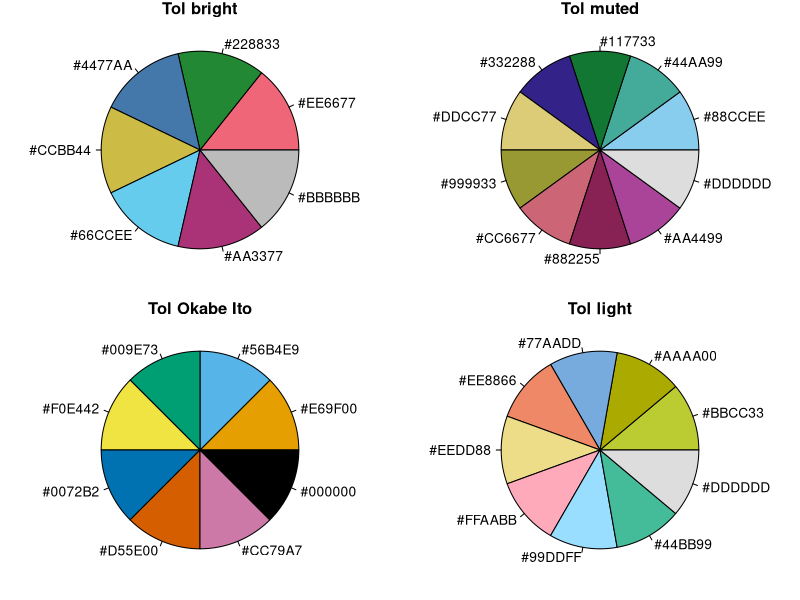
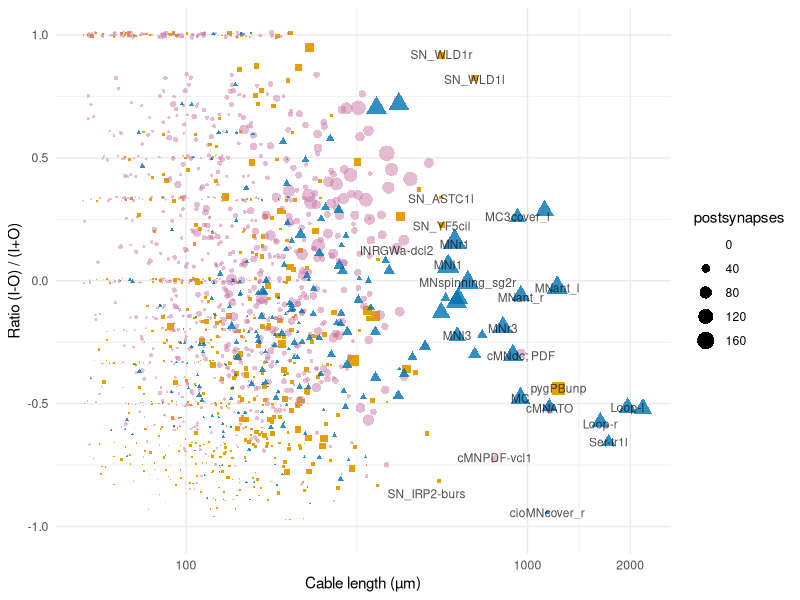
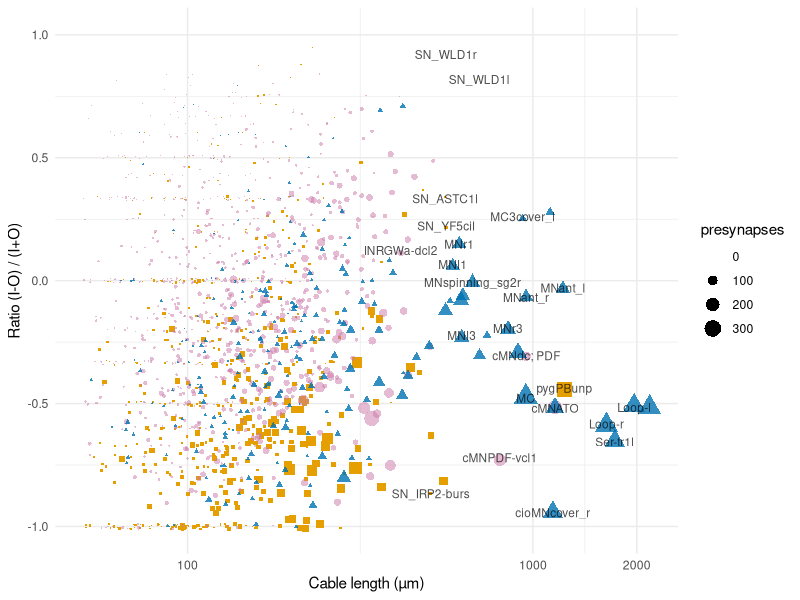
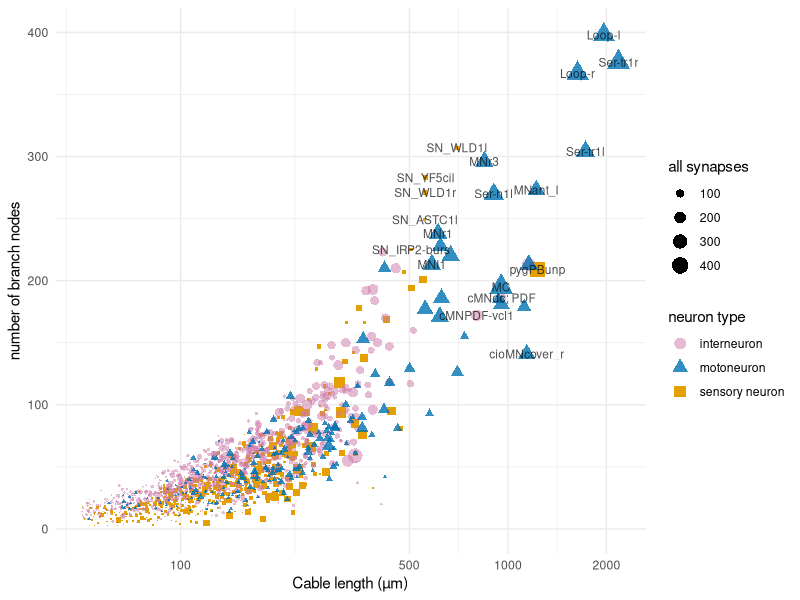
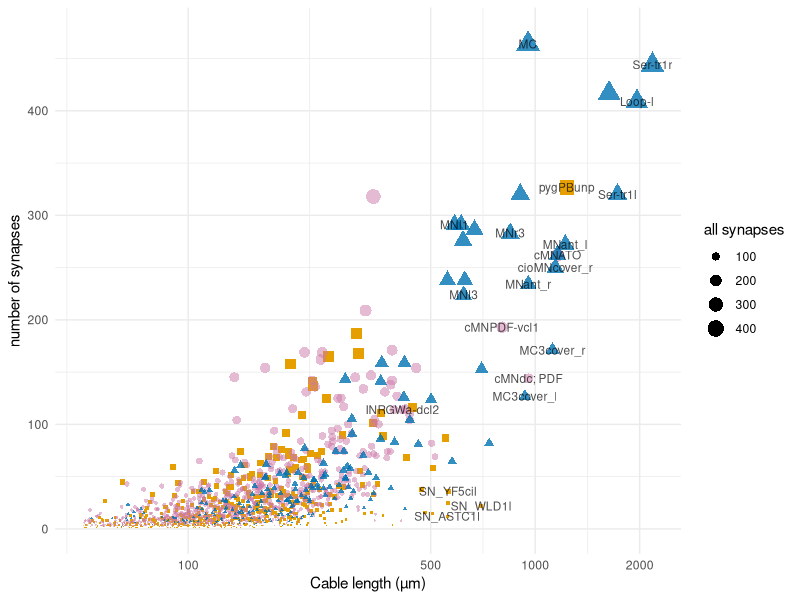

The R source for these figures, in order: (Note: this script raises an error after producing the figures.)
#This code was used to generate Figure supplement in the Veraszto et al. 2021 connectome paper to plot the retio of input to output synapses (I-O)/(I+O) 
#for sensory, inter and motoneurons, as a function of cable length
#the data were downloaded from the Catmaid measurements widget

library(tidyverse)
library(ggplot2)
setwd('.')

#select some colorblind friendly color combinations
# Taken mostly from https://tradeblotter.wordpress.com/2013/02/28/the-paul-tol-21-color-salute/
#Color blind friendly palettes
########## DEFINE Color palettes #########
#From Paul Tol: https://personal.sron.nl/~pault/
Tol_bright <- c('#EE6677', '#228833', '#4477AA', '#CCBB44', '#66CCEE', '#AA3377', '#BBBBBB')
Tol_muted <- c('#88CCEE', '#44AA99', '#117733', '#332288', '#DDCC77', '#999933',
               '#CC6677', '#882255', '#AA4499', '#DDDDDD')
Tol_light <- c('#BBCC33', '#AAAA00', '#77AADD', '#EE8866', '#EEDD88', '#FFAABB', 
               '#99DDFF', '#44BB99', '#DDDDDD')
#From Color Universal Design (CUD): https://jfly.uni-koeln.de/color/
Okabe_Ito <- c("#E69F00", "#56B4E9", "#009E73", "#F0E442", "#0072B2", "#D55E00", 
               "#CC79A7", "#000000")
########################## SHOW as multiple PIE Charts ###################
par(mfrow=c(2,2))
par(mar=c(1,1,1,1))
pie(rep(1,length(Tol_bright)), col=Tol_bright, Tol_bright, main='Tol bright')
pie(rep(1,length(Tol_muted)), col=Tol_muted, Tol_muted, main='Tol muted')
pie(rep(1,length(Okabe_Ito)), col=Okabe_Ito, Okabe_Ito, main='Tol Okabe Ito')
pie(rep(1,length(Tol_light)), col=Tol_light, Tol_light, main='Tol light')


#read data from data folder
SN <- read.csv2('data/SN_skeleton_measurements.csv', sep = ",")
IN <- read.csv2('data/IN_skeleton_measurements.csv', sep = ",")
MN <- read.csv2('data/MN_skeleton_measurements.csv', sep = ",")

#convert to tibble
SN <- as_tibble(SN)
IN <- as_tibble(IN)
MN <- as_tibble(MN)

#add neuron type description as a new column
SN <- SN %>% 
   mutate(neuron_type = 'sensory neuron')
IN <- IN %>% 
  mutate(neuron_type = 'interneuron')
MN <- MN %>% 
  mutate(neuron_type = 'motoneuron')

#combine tibbles
SN_IN <- full_join(SN,IN)
SN_IN_MN <- full_join(SN_IN,MN)

#add a column with input to output ratio
SN_IN_MN <- mutate(SN_IN_MN, in_out_ratio = (N.inputs-N.outputs)/(N.inputs+N.outputs))

#add a column with ratio of number of branches and length ('branchiness')
SN_IN_MN <- mutate(SN_IN_MN, branchpoints_length_ratio = (N.branch.nodes)/(Smooth.cable..nm.))

#add a column with sum of input and output synapses ('total synapses')
SN_IN_MN <- mutate(SN_IN_MN, total_synapses = (N.inputs+N.outputs))

#start plotting with ggplot
library(ggplot2)
{
p1 <- ggplot(SN_IN_MN) +
    aes(x = Smooth.cable..nm./1000, y = in_out_ratio, colour = neuron_type,
        shape=neuron_type, size = N.inputs, alpha=neuron_type) +
    # geom_point(shape = "circle") + 
    geom_jitter(stroke=0, width=0, height = 0.01)+
    scale_color_manual(values = list(interneuron = "#CC79A7", motoneuron = "#0072B2", 
                                     `sensory neuron` = "#E69F00")) +
    scale_alpha_manual(values=c(0.5,0.8,1)) +
    scale_size_area(max_size=6)+
    labs(x='Cable length (µm)', y='Ratio (I-O) / (I+O)')+
    scale_x_continuous(trans = "log10",  limits=c(50,2178), breaks=c(100,1000,2000))+   #change "log10" to "identity" to remove log scale
    theme_minimal()+
    geom_text( 
      data=SN_IN_MN %>% filter(N.branch.nodes>210 | Smooth.cable..nm./1000>800), # Filter data first
      aes(label=Neuron), size=3, alpha=0.7, check_overlap = TRUE, col='black')+                                            # Apply guides function
    guides(size = guide_legend('postsynapses'), colour="none", shape="none", alpha="none")


p2 <- ggplot(SN_IN_MN) +
  aes(x = Smooth.cable..nm./1000, y = in_out_ratio, colour = neuron_type,
      shape=neuron_type, size = N.outputs, alpha=neuron_type) +
  # geom_point(shape = "circle") + 
  geom_jitter(stroke=0, width=0, height = 0.01)+
  scale_color_manual(values = list(interneuron = "#CC79A7", motoneuron = "#0072B2", 
                                   `sensory neuron` = "#E69F00")) +
  scale_alpha_manual(values=c(0.5,0.8,1)) +
  scale_size_area(max_size=6)+
  labs(x='Cable length (µm)', y='Ratio (I-O) / (I+O)')+
  scale_x_continuous(trans = "log10",  limits=c(50,2178), breaks=c(100,1000,2000))+   #change "log10" to "identity" to remove log scale
  theme_minimal()+
  geom_text( 
    data=SN_IN_MN %>% filter(N.branch.nodes>210 | Smooth.cable..nm./1000>800), # Filter data first
    aes(label=Neuron), size=3, alpha=0.7, check_overlap = TRUE, col='black')+                                            # Apply guides function
  guides(size = guide_legend('presynapses'), colour="none", shape="none", alpha="none")


#plot branch numbers
p3 <- ggplot(SN_IN_MN) +
  aes(x = Smooth.cable..nm./1000, y = N.branch.nodes, colour = neuron_type,
      shape=neuron_type, size = total_synapses, alpha=neuron_type) +
  # geom_point(shape = "circle") + 
  geom_jitter(stroke=0, width=0, height = 0.01)+
  scale_color_manual(values = list(interneuron = "#CC79A7", motoneuron = "#0072B2", 
                                   `sensory neuron` = "#E69F00")) +
  scale_alpha_manual(values=c(0.5,0.8,1)) +
  scale_size_area(max_size=6)+
  ylim(0,400)+
  labs(x='Cable length (µm)', y='number of branch nodes')+
  scale_x_continuous(trans = "log10",  limits=c(50,2178), breaks=c(100,500,1000,2000))+   #change "log10" to "identity" to remove log scale
  theme_minimal()+
  geom_text(data=SN_IN_MN %>% filter(N.branch.nodes>210 | Smooth.cable..nm./1000>800), # Filter data first
            aes(label=Neuron), size=3, alpha=0.7, check_overlap = TRUE, col='black')+                                            # Apply guides function
  guides(size = guide_legend("all synapses"), shape = guide_legend("neuron type"), 
        alpha = guide_legend("neuron type"), 
        colour = guide_legend(override.aes = list(size = 4), 'neuron type'))

#plot branch numbers
p4 <- ggplot(SN_IN_MN) +
  aes(x = Smooth.cable..nm./1000, y = total_synapses, colour = neuron_type,
      shape=neuron_type, size = total_synapses, alpha=neuron_type) +
  # geom_point(shape = "circle") + 
  geom_jitter(stroke=0, width=0, height = 0.01)+
  scale_color_manual(values = list(interneuron = "#CC79A7", motoneuron = "#0072B2", 
                                   `sensory neuron` = "#E69F00")) +
  scale_alpha_manual(values=c(0.5,0.8,1)) +
  scale_size_area(max_size=6)+
  ylim(0,475)+
  labs(x='Cable length (µm)', y='number of synapses')+
  scale_x_continuous(trans = "log10",  limits=c(50,2178), breaks=c(100,500,1000,2000))+   #change "log10" to "identity" to remove log scale
  theme_minimal()+
  geom_text(data=SN_IN_MN %>% filter(N.branch.nodes>210 | Smooth.cable..nm./1000>800), # Filter data first
            aes(label=Neuron), size=3, alpha=0.7, check_overlap = TRUE, col='black')+                                            # Apply guides function
  guides(size = guide_legend('all synapses'), colour="none", shape="none", alpha="none")


# Saving plots with R ggsave Function
ggsave("plots/SN_IN_MN_A.pdf", width = 15, height = 10, limitsize = FALSE, 
       units = c("cm"), p1)
ggsave("plots/SN_IN_MN_B.pdf", width = 15, height = 10, limitsize = FALSE, 
       units = c("cm"), p2)
ggsave("plots/SN_IN_MN_C.pdf", width = 15, height = 10, limitsize = FALSE, 
       units = c("cm"), p3)
ggsave("plots/SN_IN_MN_D.pdf", width = 15, height = 10, limitsize = FALSE, 
       units = c("cm"), p4)
}




#synapse distribution plots
{
SN_in <- read.csv2('data/SN_Radial_density_of_input_synapses.csv', sep = ",")
SN_out <- read.csv2('data/SN_Radial_density_of_output_synapses.csv', sep = ",")
IN_in <- read.csv2('data/IN_Radial_density_of_input_synapses.csv', sep = ",")
IN_out <- read.csv2('data/IN_Radial_density_of_output_synapses.csv', sep = ",")
MN_in <- read.csv2('data/MN_Radial_density_of_input_synapses.csv', sep = ",")
MN_out <- read.csv2('data/MN_Radial_density_of_output_synapses.csv', sep = ",")


#combine data into a dat.frame and add NA values to the end of the rows to bring them to the same 175 length
SN_IN_MN_in_out <- data.frame( MN_in = c(colMeans(MN_in[,-1]), rep(NA, 175 - length(colMeans(MN_in[,-1])) )),
                               MN_out = c(colMeans(MN_out[,-1]), rep(NA, 175 - length(colMeans(MN_out[,-1])))),
                               IN_in = c(colMeans(IN_in[,-1]), rep(NA, 175 - length(colMeans(IN_in[,-1])))),
                               IN_out = c(colMeans(IN_out[,-1]), rep(NA, 175 - length(colMeans(IN_out[,-1])))),
                               SN_in = c(colMeans(SN_in[,-1]), rep(NA, 175 - length(colMeans(SN_in[,-1])))),
                               SN_out = c(colMeans(SN_out[,-1]), rep(NA, 175 - length(colMeans(SN_out[,-1])))))

SN_IN_MN_in_out_tb <- tibble(SN_IN_MN_in_out)

#add a column with um from soma
SN_IN_MN_in_out_tb <- mutate(SN_IN_MN_in_out_tb, distance_from_soma = c(0:174))

SN_IN_MN_in_out_tb
}



{
syn1 <- ggplot(data=SN_IN_MN_in_out_tb)+
  stat_smooth(mapping = aes(x=distance_from_soma, y=IN_in), color='grey95', alpha=0.3, span=0.1)+
  geom_line(mapping = aes(x=distance_from_soma, y=IN_in), color='#E69F00', shape=2,stat="smooth",span=0.1, alpha=0.3,size=1)+
  geom_point(mapping = aes(x=distance_from_soma, y=IN_in), color='#E69F00', alpha=0.8, shape=17)+
  stat_smooth(mapping = aes(x=distance_from_soma, y=IN_out), color='grey95', alpha=0.3, span=0.1)+
  geom_line(mapping = aes(x=distance_from_soma, y=IN_out), color='#0072B2', shape=2,stat="smooth",span=0.1, alpha=0.3,size=1)+
  geom_point(mapping = aes(x=distance_from_soma, y=IN_out), color='#0072B2', alpha=0.5, shape=1)+
  theme(panel.background = element_rect(fill = "grey95", color = "grey"))+
  ylim(0,0.55)+
  labs(x='distance from soma (µm)', y='mean synapse number')+
  draw_plot_label(label = "interneurons", size = 12, x = 20, y=0.55, fontface = "plain")+
  draw_plot_label(label = "incoming", size = 12, x = 3, y=0.4, fontface = "plain", color='#E69F00', alpha=0.9)+
  draw_plot_label(label = "outgoing", size = 12, x = 15, y=0.3, fontface = "plain", color='#0072B2', alpha=0.6)+
    theme_minimal()


syn2 <- ggplot(data=SN_IN_MN_in_out_tb)+
  stat_smooth(mapping = aes(x=distance_from_soma, y=MN_in), color='grey95', alpha=0.3, span=0.1)+
  geom_line(mapping = aes(x=distance_from_soma, y=MN_in), color='#E69F00', shape=2,stat="smooth",span=0.1, alpha=0.3,size=1)+
  geom_point(mapping = aes(x=distance_from_soma, y=MN_in), color='#E69F00', alpha=0.8, shape=17)+
  stat_smooth(mapping = aes(x=distance_from_soma, y=MN_out), color='grey95', alpha=0.3, span=0.1)+
  geom_line(mapping = aes(x=distance_from_soma, y=MN_out), color='#0072B2', shape=2,stat="smooth",span=0.1, alpha=0.3,size=1)+
  geom_point(mapping = aes(x=distance_from_soma, y=MN_out), color='#0072B2', alpha=0.5, shape=1)+
  theme(panel.background = element_rect(fill = "grey95", color = "grey"))+
  ylim(0,0.55)+
  labs(x='distance from soma (µm)', y='mean synapse number')+
  draw_plot_label(label = "motoneurons", size = 12, x = 35, y=0.55, fontface = "plain")+
  draw_plot_label(label = "incoming", size = 12, x = 25, y=0.2, fontface = "plain", color='#E69F00', alpha=0.9)+
  draw_plot_label(label = "outgoing", size = 12, x = 76, y=0.3, fontface = "plain", color='#0072B2', alpha=0.6)+
  theme_minimal()


syn3 <- ggplot(data=SN_IN_MN_in_out_tb)+
  stat_smooth(mapping = aes(x=distance_from_soma, y=SN_in), color='grey95', alpha=0.3, span=0.1)+
  geom_line(mapping = aes(x=distance_from_soma, y=SN_in), color='#E69F00', shape=2,stat="smooth",span=0.1, alpha=0.3,size=1)+
  geom_point(mapping = aes(x=distance_from_soma, y=SN_in), color='#E69F00', alpha=0.8, shape=17)+
  stat_smooth(mapping = aes(x=distance_from_soma, y=SN_out), color='grey95', alpha=0.3, span=0.1)+
  geom_line(mapping = aes(x=distance_from_soma, y=SN_out), color='#0072B2', shape=2,stat="smooth",span=0.1, alpha=0.3,size=1)+
  geom_point(mapping = aes(x=distance_from_soma, y=SN_out), color='#0072B2', alpha=0.5, shape=1)+
  theme(panel.background = element_rect(fill = "grey95", color = "grey"))+
  ylim(0,0.55)+
  labs(x='distance from soma (µm)', y='mean synapse number')+
  draw_plot_label(label = "sensory neurons", size = 12, x = 2, y=0.55, fontface = "plain")+
  draw_plot_label(label = "incoming", size = 12, x = -2, y=0.03, fontface = "plain", color='#E69F00', alpha=0.9)+
  draw_plot_label(label = "outgoing", size = 12, x = 24, y=0.3, fontface = "plain", color='#0072B2', alpha=0.6)+
  theme_minimal()

ggsave("plots/SN_IN_MN_C.pdf", width = 10, height = 10, limitsize = FALSE, 
       units = c("cm"), syn1)
ggsave("plots/SN_IN_MN_D.pdf", width = 10, height = 10, limitsize = FALSE, 
       units = c("cm"), syn2)
ggsave("plots/SN_IN_MN_E.pdf", width = 10, height = 10, limitsize = FALSE, 
                                    units = c("cm"), syn3)

library("cowplot")
arrange2 <- 
  ggdraw() +
  draw_plot(p2, x = 0, y = 0.5, width = .5, height = .5) +
  draw_plot(p1, x = .5, y = 0.5, width = .5, height = .5) +
  draw_plot(p3, x = 1, y = 0.5, width = .5, height = .5) +
  draw_plot(p4, x = 0, y = -0.02, width = .5, height = .5) +
  draw_plot(syn1, x = 0.5, y = -0.02, width = .3, height = 0.5) +
  draw_plot(syn2, x = 0.83, y = -0.02, width = .3, height = 0.5) +
  draw_plot(syn3, x = 1.16, y = -0.02, width = .3, height = 0.5) +
  draw_plot_label(label = c("A", "B", "C", "D", "E", "F", "G"), size = 15,
                  x = c(0, 0.49, 0.99, 0, 0.49,0.82,1.15), y = c(1.01, 1.01,1.01, 0.49,0.49,0.49,0.49), fontface = "plain")+
  theme(plot.margin = unit(c(1,134,2,0), "mm")) #set margins, top, right, bottom, left


# Saving R ggplot with R ggsave Function
ggsave("figures/SN_IN_MN_synapses.pdf", width = 40, height = 19, limitsize = FALSE, 
       units = c("cm"), arrange2)
ggsave("figures/SN_IN_MN_synapses.png", width = 40, height = 19, limitsize = FALSE, 
       units = c("cm"), arrange2)
}




